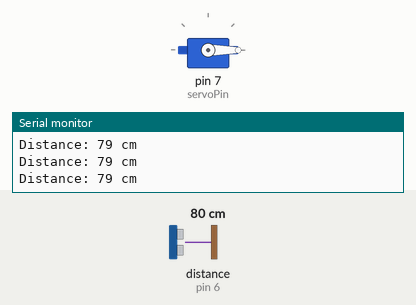
The sketch below on a simulated Arduino Uno, built with avr-gcc and run on an emulated ATmega328P. Parts: servo, the last lines printed to the serial monitor. Wiring (inferred from the names in the program): ultrasonic range finder: trigger pin 5; echo pin 6. The inputs (shaded band) are chosen by the test bench; at power-on: distance to the obstacle (sensor on pin 6) 80 cm. The echo pulse lasts 58.3 µs per cm.

Above: at 1.3 s.
1.4 s: distance to the obstacle (sensor on pin 6) set to 8 cm
2.9 s: distance to the obstacle (sensor on pin 6) set to 5 cm
At 4.0 s:
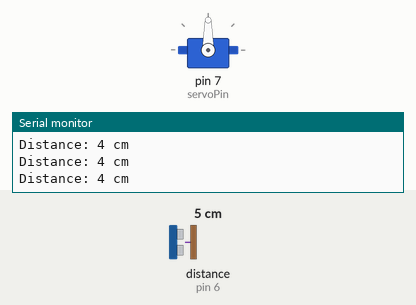
4.5 s: distance to the obstacle (sensor on pin 6) set to 9 cm
At 5.5 s:
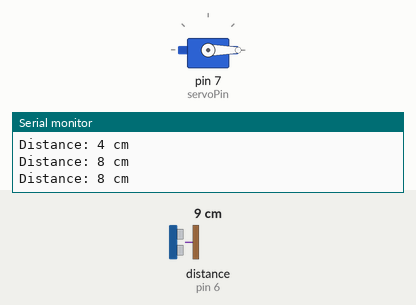
6.1 s: distance to the obstacle (sensor on pin 6) set to 2 cm
At 6.8 s:
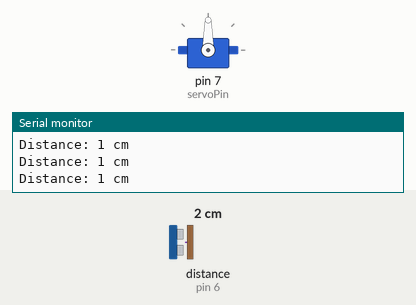
Timing chart, 0 to 8.6 s (numbered marks = the images above; inputs shaded):
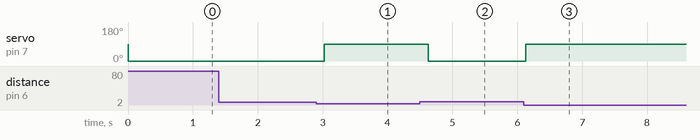

Measured:
- the behaviour switches between 7 and 6 cm on distance to the obstacle (sensor on pin 6) (found by bisection; images 0 and 1)
- after the input at 2.9 s, servo on pin 7 (servoPin): 0° → 90° after 0.12 s
- after the input at 4.5 s, servo on pin 7 (servoPin): 90° → 0° after 0.13 s
- after the input at 6.1 s, servo on pin 7 (servoPin): 0° → 90° at once

The sketch:

R.ino.ino
```cpp
#include <Servo.h>

const int trigPin = 5;   // Trigger pin of the ultrasonic sensor
const int echoPin = 6;  // Echo pin of the ultrasonic sensor
const int servoPin = 7;  // Servo control pin

Servo myservo;  // Create a servo object

void setup() {
  pinMode(trigPin, OUTPUT);

  pinMode(echoPin, INPUT);
  myservo.attach(servoPin);  // Attaches the servo to the servoPin
  Serial.begin(9600);
}

void loop() {
  long duration, distance;

  // Send a pulse to the ultrasonic sensor to trigger a measurement
  digitalWrite(trigPin, HIGH);
  delayMicroseconds(10);
  digitalWrite(trigPin, LOW);
  delayMicroseconds(2);
  digitalWrite(trigPin, HIGH);

  // Measure the time it takes for the echo to return
  duration = pulseIn(echoPin, HIGH);

  // Calculate the distance in centimeters
  distance = (duration / 2) / 29.1;

  // Print the distance to the Serial Monitor
  Serial.print("Distance: ");
    Serial.print(distance);
  Serial.println(" cm");

  // If an object is detected within a certain range, move the servo 90 degrees
  if (distance <= 5) {  // You can adjust the distance threshold as needed00
    myservo.write(90);  // Rotate the servo to 90 degrees
    delay(200);  // Wait for the servo to reach the desired position
  } else {
    myservo.write(0);  // Rotate the servo back to 0 degrees
    delay(500);  // Wait for the servo to reach the desired position
  }
}
```
